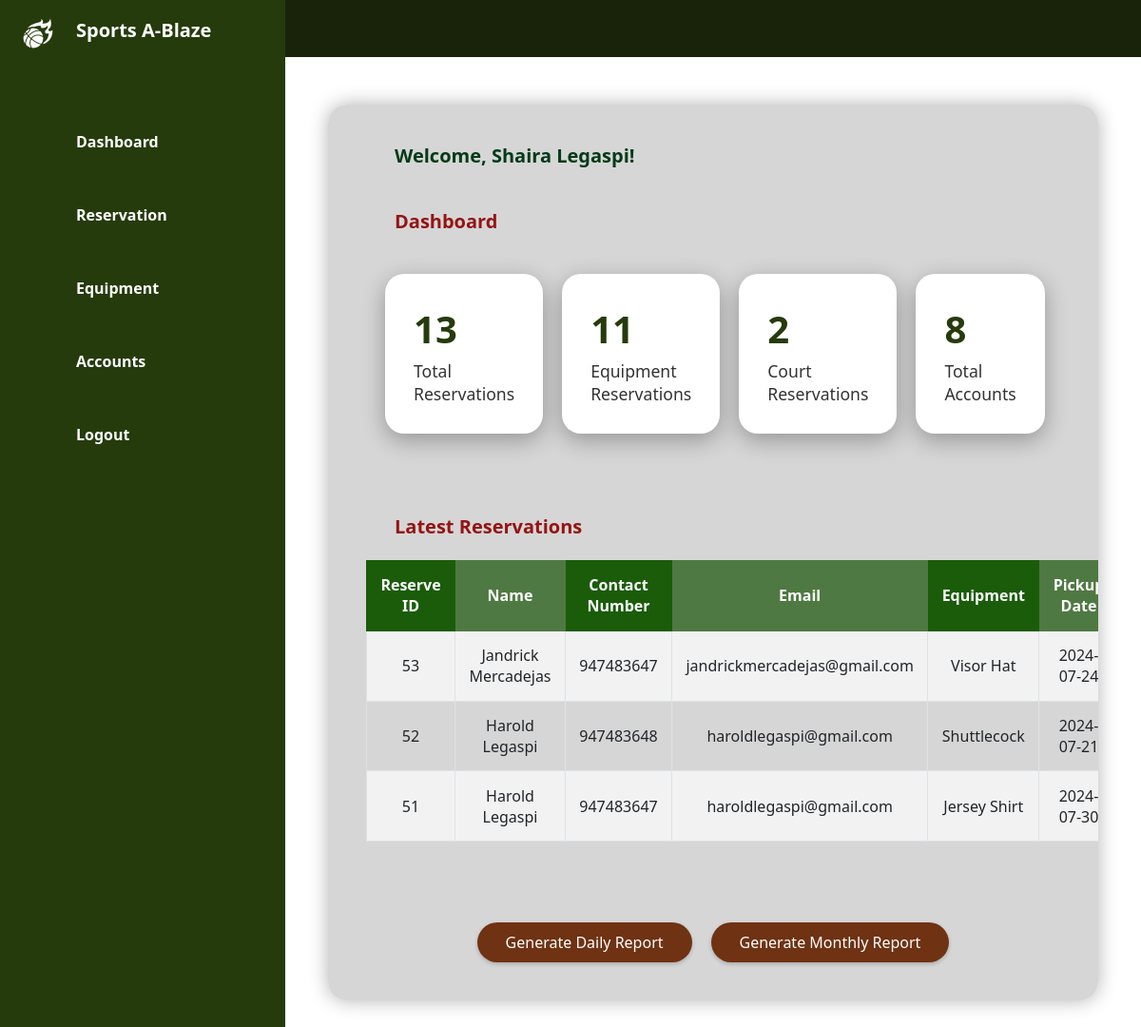
The page /Admin.php (signed in) on the database its author committed.
### tables this page shows
CREATE TABLE `reservation` (
  `reserve_id` int(11) NOT NULL,
  `user_id` int(11) DEFAULT NULL,
  `name` varchar(255) DEFAULT NULL,
  `contactNumber` int(11) DEFAULT NULL,
  `email` varchar(255) DEFAULT NULL,
  `address` varchar(255) DEFAULT NULL,
  `equipment` varchar(255) DEFAULT NULL,
  `pickupDate` date DEFAULT NULL,
  `returnDate` date DEFAULT NULL,
  `startTime` time DEFAULT NULL,
  `endTime` time DEFAULT NULL,
  `status` varchar(50) DEFAULT NULL
);

### fetch_dashboard_data.php (called while the page is built, shortened)
<?php
$servername = "localhost";
$username = "root";
$password = "";
$dbname = "sports_a_blaze";
$conn = new mysqli($servername, $username, $password, $dbname);
$totalReservationsQuery = "SELECT COUNT(*) AS total FROM reservation";
$totalReservationsResult = $conn->query($totalReservationsQuery);
if ($totalReservationsResult) {
    $totalReservationsRow = $totalReservationsResult->fetch_assoc();
    $totalReservations = $totalReservationsRow['total'];
}
$equipmentReservationsQuery = "
    SELECT COUNT(*) AS total
    FROM reservation
    WHERE equipment NOT IN ('Basketball Court', 'Badminton Court', 'Volleyball Court')";
$equipmentReservationsResult = $conn->query($equipmentReservationsQuery);
if ($equipmentReservationsResult) {
    $equipmentReservationsRow = $equipmentReservationsResult->fetch_assoc();
    $equipmentReservations = $equipmentReservationsRow['total'];
}
$courtReservationsQuery = "
    SELECT COUNT(*) AS total
    FROM reservation
    WHERE equipment IN ('Basketball Court', 'Badminton Court', 'Volleyball Court')";
$courtReservationsResult = $conn->query($courtReservationsQuery);
if ($courtReservationsResult) {
    $courtReservationsRow = $courtReservationsResult->fetch_assoc();
    $courtReservations = $courtReservationsRow['total'];
}
$totalAccountsQuery = "SELECT COUNT(*) AS total FROM users";
$totalAccountsResult = $conn->query($totalAccountsQuery);
if ($totalAccountsResult) {
    $totalAccountsRow = $totalAccountsResult->fetch_assoc();
    $totalAccounts = $totalAccountsRow['total'];
}
$latestReservationsQuery = "
    SELECT reserve_id, name, contactNumber, email, equipment, pickupDate, returnDate, startTime, endTime
    FROM reservation
    ORDER BY reserve_id DESC
    LIMIT 3";
$latestReservationsResult = $conn->query($latestReservationsQuery);
$latestReservations = [];
if ($latestReservationsResult) {
    while ($row = $latestReservationsResult->fetch_assoc()) {
        $latestReservations[] = $row;
    }
}
?>

### Admin.php (the view, shortened to what this page needs)
<!DOCTYPE html>
<html lang="en">
<head>
    <link rel="stylesheet" href="styles_main.css">
</head>
<body>
    <div class="container">
        <div class="navigation">
        <ul>
            <li>
                <a href="#">
                    <span class="icon">
                        <img src="logo.png" alt="Sports A-Blaze Logo">
                    </span>
                    <span class="title" style="font-size: 20px;">Sports A-Blaze</span>
                </a>
            </li>
            <li>
                <a href="#dashboard" onclick="showPanel('dashboardPanel')">
                    <span class="icon">
                    </span>
                    <span class="title">Dashboard</span>
                </a>
            </li>
            <li>
                <a href="#reservation" onclick="showPanel('reservationsPanel')">
                    <span class="icon">
                    </span>
                    <span class="title">Reservation</span>
                </a>
            </li>
            <li>
                <a href="#equipment" onclick="showPanel('equipmentPanel')">
                    <span class="icon">
                    </span>
                    <span class="title">Equipment</span>
                </a>
            </li>
            <li>
                <a href="#accounts" onclick="showPanel('accountsPanel')">
                    <span class="icon">
                    </span>
                    <span class="title">Accounts</span>
                </a>
            </li>
            <li>
                <a href="#logout" onclick="confirmLogout()">
                    <span class="icon">
                    </span>
                    <span class="title">Logout</span>
                </a>
            </li>
        </ul>
    </div>
    <div class="main">
        <div class="topbar">
            <div class="toggle" onclick="toggleSidebar()">
            </div>
        </div>
        <?php include 'fetch_dashboard_data.php'; ?>
        <div id="dashboardPanel" class="panel active">
        <div>
            <h3 style="color: #033a18;">Welcome, <?php echo $_SESSION["name"]; ?>!</h3>
        </div>
        <br>
        <h3>Dashboard</h3><br>
        <div class="cardBox">
            <div class="card">
                <div>
                    <div class="numbers"><?php echo $totalReservations; ?></div>
                    <div class="cardName">Total Reservations</div>
                </div>
            </div>
            <div class="card">
                <div>
                    <div class="numbers"><?php echo $equipmentReservations;?></div>
                    <div class="cardName">Equipment Reservations</div>
                </div>
            </div>
            <div class="card">
                <div>
                    <div class="numbers"><?php echo $courtReservations;?></div>
                    <div class="cardName">Court Reservations</div>
                </div>
            </div>
            <div class="card">
                <div>
                    <div class="numbers"><?php echo $totalAccounts;?></div>
                    <div class="cardName">Total Accounts</div>
                </div>
            </div>
        </div>
        <br><br>
        <h3>Latest Reservations</h3><br>
        <table class="table table-striped">
            <thead>
                <tr>
                    <th style="background-color:#1a5c0a; border-color: #1a5c0a;">Reserve ID</th>
                    <th style="background-color: #4F7942 ; border-color: #4F7942 ;">Name</th>
                    <th style="background-color:#1a5c0a; border-color: #1a5c0a;">Contact Number</th>
                    <th style="background-color:#4F7942 ; border-color: #4F7942 ;">Email</th>
                    <th style="background-color:#1a5c0a; border-color: #1a5c0a;">Equipment</th>
                    <th style="background-color:#4F7942 ; border-color: #4F7942 ;">Pickup Date</th>
                </tr>
            </thead>
            <tbody>
                <?php foreach ($latestReservations as $reservation): ?>
                    <tr>
                        <td><?php echo $reservation['reserve_id']; ?></td>
                        <td><?php echo $reservation['name']; ?></td>
                        <td><?php echo $reservation['contactNumber']; ?></td>
                        <td><?php echo $reservation['email']; ?></td>
                        <td><?php echo $reservation['equipment']; ?></td>
                        <td><?php echo $reservation['pickupDate']; ?></td>
                    </tr>
                <?php endforeach; ?>
            </tbody>
        </table><br><br>
        <div class="report-buttons">
            <form action="generate_daily_report.php" method="POST">
                <button type="submit">Generate Daily Report</button>
            </form>
            <form action="monthly_report.php" method="GET">
                <button type="submit">Generate Monthly Report</button>
            </form>
        </div>
    </div>
    </div>
    </div>
</body>
</html>

### styles_main.css (style rules this page uses)
* { padding: 0; margin: 0; font-family: 'Segoe UI', Tahoma, Geneva, Verdana, sans-serif; box-sizing: border-box; }
:root { --green: #253B0C; -lgreen: #86986F; -white: #fff; --orange: #B54213; }
body { min-height: 100vh; overflow-x: hidden; }
.container { position: relative; width: 100%; }
.navigation { position: fixed; width: 300px; height: 100%; background: var(--green); border-left: 10px solid var(--green); transition: 0.5s; overflow: hidden; }
.navigation ul { position: absolute; top: 0; left: 0; width: 100%; }
.navigation ul li { position: relative; width: 100%; list-style: none; border-top-left-radius: 30px; border-bottom-left-radius: 30px; }
.navigation ul li:nth-child(1) { margin-bottom: 40px; pointer-events: none; font-weight: 600; }
.navigation ul li a { position: relative; display: block; width: 100%; display: flex; text-decoration: none; color: white; }
.navigation ul li a .icon { display: block; min-width: 60px; height: 60px; line-height: 90px; text-align: center; }
.navigation ul li a .title { position: relative; display: block; padding: 0 10px; height: 75px; font-weight: 600; line-height: 60px; text-align: start; white-space: nowrap; font-size: 16px; margin-top: 2px; }
.main { position: absolute; width: calc(100% - 300px); left: 300px; min-height: 100vh; background: rgb(255, 255, 255); transition: 0.5s; top: 0; }
.topbar { width: 100%; height: 60px; display: flex; justify-content: space-between; align-items: center; padding: 0 10px; background-color: #182309; }
.toggle { position: relative; width: 60px; height: 60px; display: flex; justify-content: center; align-items: center; font-size: 2.0rem; cursor: pointer; color: rgb(231, 231, 231); }
.cardBox { position: relative; width: 100%; padding: 20px; display: grid; grid-template-columns: repeat(4, 1fr); grid-gap: 20px; }
.cardBox .card { position: relative; background: rgb(255, 255, 255); padding: 30px; border-radius: 20px; display: flex; justify-content: space-between; cursor: pointer; box-shadow: 0 7px 25px rgba(0, 0, 0, 0.30); }
.cardBox .card .numbers { position: relative; font-weight: 650; font-size: 2.5rem; color: var(--green); }
.cardBox .card .cardName { color: rgb(51, 51, 51); font-size: 1.1rem; font-weight: 500; margin-top: 5px; }
h3 { font-size: 20px; width: 100%; margin-left: 30px; margin-top: 20px; color: #951414; }
.panel { display: none; }
.panel.active { display: block; }
button { text-align: center; font-size: 24px; color: white; width: 100%; padding: 15px; border: 0; outline: none; cursor: pointer; margin-top: 5px; border-bottom-right-radius: 20px; border-bottom-left-radius: 20px; background: #375713; font-size: 15px; }
#dashboardPanel { width: 90%; margin: 50px auto; padding: 20px; background-color: #d6d6d6; border-radius: 20px; box-shadow: 0 0 20px rgba(0, 0, 0, 0.3); padding-left: 40px; padding-right: 40px; overflow-x: auto; }
.panel { width: 100%; margin: 40px auto; padding: 20px; background-color: #e7e7e7; border-radius: 20px; box-shadow: 0 0 10px rgba(0, 0, 0, 0.1); padding-left: 40px; padding-right: 40px; }
.table { width: 100%; margin-bottom: 1rem; color: #212529; border-collapse: collapse; }
.table th, .table td { padding: 0.9rem; vertical-align: middle; border: 1px solid #dee2e6; text-align: center; }
.table th { background-color: #6f3213; color: white; border-color: #6f3213; }
.table-striped tbody tr:nth-of-type(odd) { background-color: #f2f2f2; }
@media (max-width: 1200px) { #reservationPanel, .panel { max-width: 1000px; padding-left: 30px; padding-right: 30px; } }

### Admin.php (style rules this page uses)
.report-buttons { display: flex; gap: 20px; margin: 20px 0; justify-content: center; }
.report-buttons button { padding: 10px 30px; border: none; border-radius: 30px; background-color: #6f3213; color: white; font-size: 16px; cursor: pointer; transition: background-color 0.3s ease; box-shadow: 0 2px 4px rgba(0, 0, 0, 0.2); }

### rows shown on the page
reservation: reserve_id "53", name "Jandrick Mercadejas", contactNumber "947483647", email "jandrickmercadejas@gmail.com", equipment "Visor Hat", pickupDate "2024-07-24"
reservation: reserve_id "52", name "Harold Legaspi", contactNumber "947483648", email "haroldlegaspi@gmail.com", equipment "Shuttlecock", pickupDate "2024-07-21"
reservation: reserve_id "51", name "Harold Legaspi", contactNumber "947483647", email "haroldlegaspi@gmail.com", equipment "Jersey Shirt", pickupDate "2024-07-30"

### other values the page prints
$_SESSION["name"] "Shaira Legaspi"
$totalReservations "13"
$equipmentReservations "11"
$courtReservations "2"
$totalAccounts "8"
